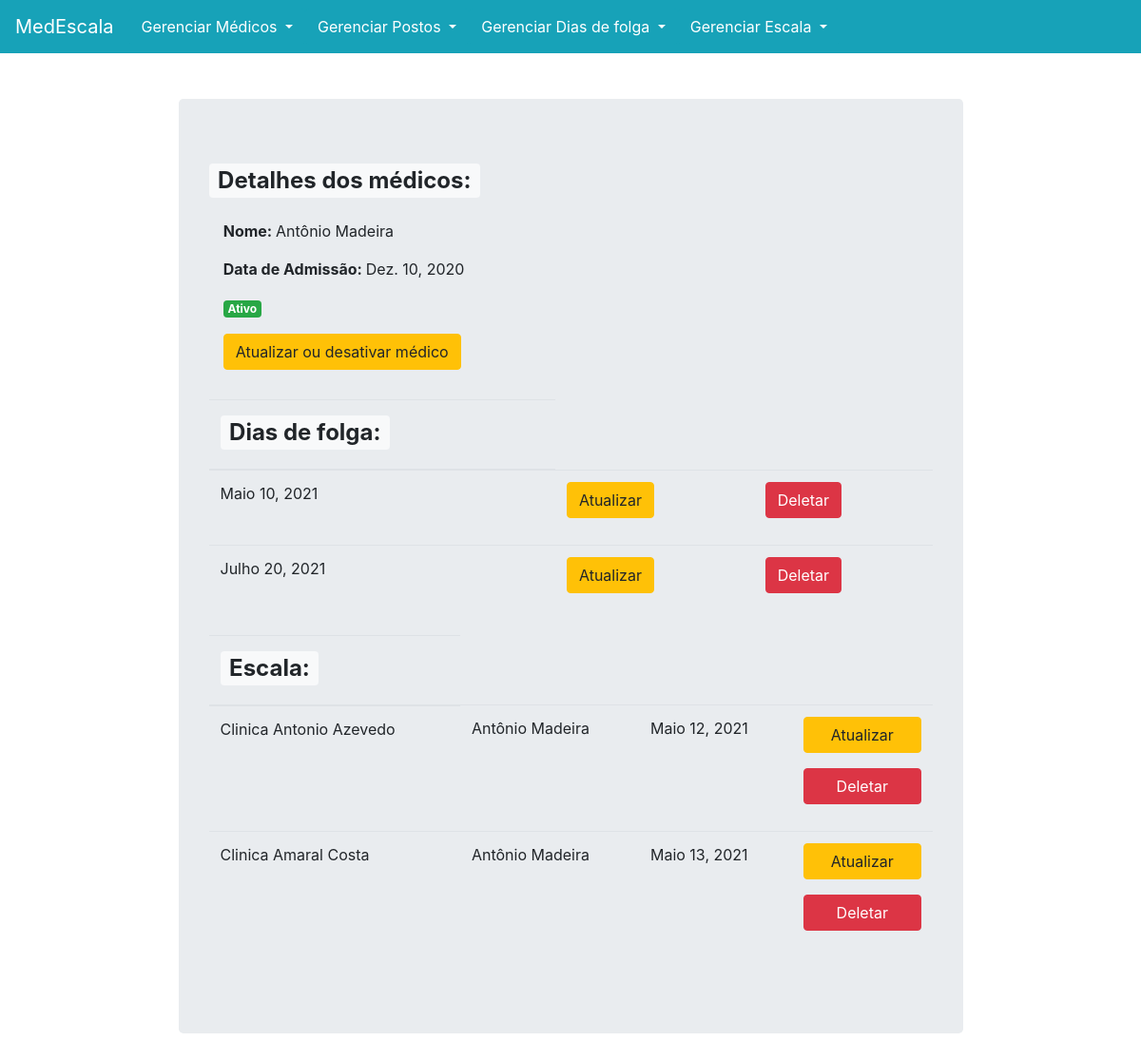
Page /escala_app/medicos/1/ on the earlier database version.
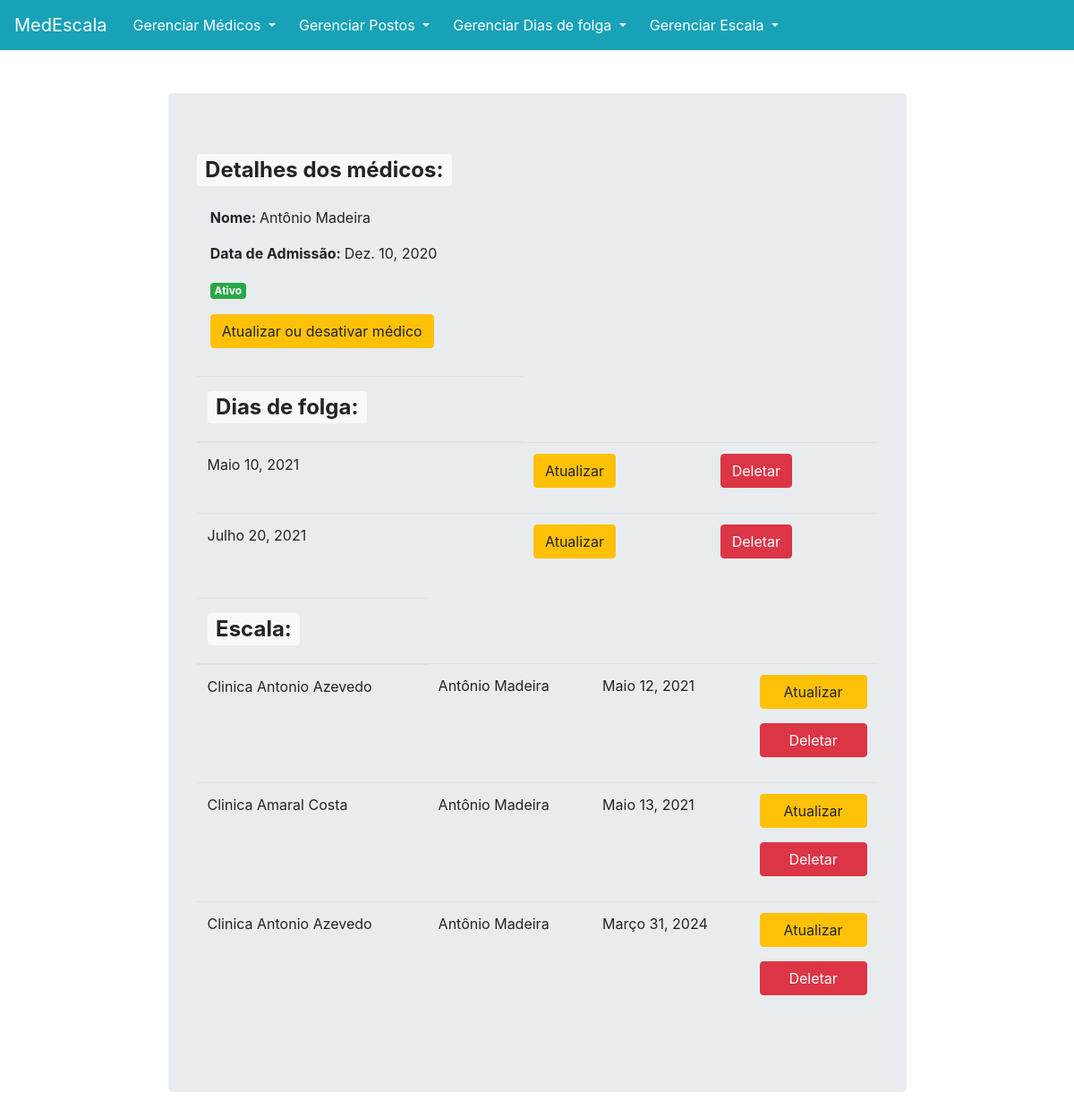
Same page on the later database version.
### escala_app/models.py (models this page shows, shortened)
class Dia_de_Folga(models.Model):
    medico = models.ForeignKey(Medicos, related_name='dia_de_folga', limit_choices_to={'status': True}, on_delete=models.PROTECT)
    dia_folga = models.DateField(verbose_name="Dia de folga (DD/MM/AAAA)")

class Escala(models.Model):
    data = models.DateField(verbose_name='Dia (DD/MM/AAAA)')
    posto = models.ForeignKey(Postos, related_name='escala_posto', limit_choices_to={'status': True}, on_delete=models.PROTECT)
    medico = models.ForeignKey(Medicos, related_name='escala_medico', limit_choices_to={'status': True}, on_delete=models.PROTECT)

class Postos(models.Model):
    nome = models.CharField(max_length=130)
    endereco = models.CharField(verbose_name="Endereço", max_length=250)
    status = models.BooleanField(default=True,verbose_name='Status(para desativar o posto desmarque esta opção):')
    def __str__(self):
        return self.nome

class Medicos(models.Model):
    nome = models.CharField(verbose_name="Primeiro nome", max_length=100)
    sobrenome = models.CharField(max_length=100)
    data_admissao = models.DateField(verbose_name="Data de admissão (DD/MM/AAAA)")
    status = models.BooleanField(default=True, verbose_name='Status(para desativar o médico desmarque esta opção):')
    def __str__(self):
        return "{} {}".format(self.nome, self.sobrenome)

### escala_app/views.py (the view)
# urls.py: url(r'^medicos/(?P<pk>[-\w]+)/$',views.MedicosDetailView.as_view(),name='detail'),
class MedicosDetailView(DetailView):
    model = Medicos
    context_object_name = 'medicos_detail'
    template_name = 'escala_app/medicos_detail.html'

### escala_app/templates/escala_app/medicos_detail.html
{% extends 'escala_app/base.html'%}
{%block body_block%}
    <br><br>
    <div class="container-responsive jumbotron">
        <h2><span class="badge badge-light">Detalhes dos médicos:</span></h2>
        <div style='padding: 2%;'>
            <p><b>Nome: </b>{{medicos_detail.nome}} {{medicos_detail.sobrenome}}</p>
            <p><b>Data de Admissão: </b>{{medicos_detail.data_admissao}}</p>
            <p><b>{%if medicos_detail.status == True%}<span class="badge badge-success">Ativo</span>{%else%}<span class="badge badge-danger">Inativo</span>{%endif%}</b></p>
            <p><a class='btn btn-warning' href="{% url 'escala_app:update' pk=medicos_detail.pk %}">Atualizar ou desativar médico</a></p>
        </div>
        <table class="table">
            <thead>
                <tr>
                  <th>
                    <h2><span class="badge badge-light">Dias de folga:</span></h2>
                </th>
                </tr>
            </thead>
            {% for folga in medicos_detail.dia_de_folga.all %}
                <tr>
                    <td>{{folga.dia_folga}}</td>
                    <td>
                        <p><a class='btn btn-warning' href="{% url 'escala_app:folgaupdate' pk=folga.pk %}">Atualizar</a></p>
                    </td>
                    <td>
                        <p><a class='btn btn-danger' href="{% url 'escala_app:delete' pk=folga.pk %}">Deletar</a></p>
                    </td>
                </tr>
            {% endfor %}
        </table>
        <div class="table-responsive">
            <table class="table">
                <thead>
                    <tr>
                      <th>
                        <h2><span class="badge badge-light">Escala:</span></h2>
                    </th>
                    </tr>
                </thead>
                {% for escala in medicos_detail.escala_medico.all %}
                    <tr>
                        <td>{{escala.posto}}</td>
                        <td>{{escala.medico}}</td>
                        <td>{{escala.data}}</td>
                        <td>
                            <p><a class='btn btn-warning container' href="{% url 'escala_app:escalaupdate' pk=escala.pk %}">Atualizar</a></p>
                            <p><a class='btn btn-danger container' href="{% url 'escala_app:escaladelete' pk=escala.pk %}">Deletar</a></p>
                        </td>
                    </tr>
                {% endfor %}
            </table>
        </div>
    </div>
{%endblock%}

Differences in the rows shown:
added Escala: posto "Clinica Antonio Azevedo", medico "Antônio Madeira", data "Março 31, 2024"
